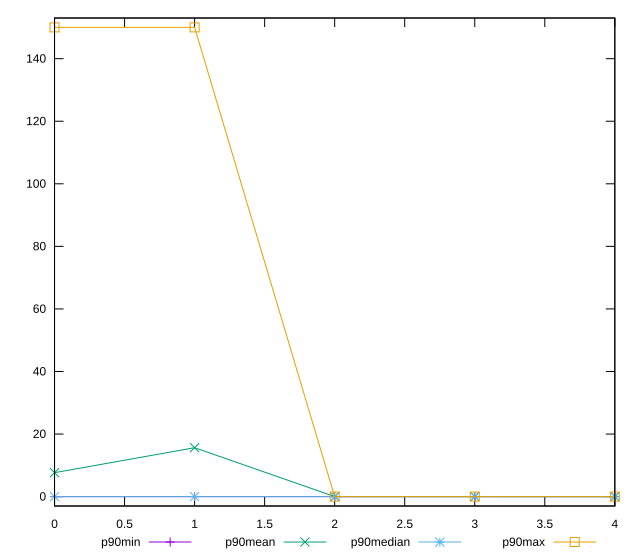

Here is the gnuplot script that generated this plot:
reset

$p90Min <<EOF
0 0
1 0
2 0
3 0
4 0
EOF

$p90Mean <<EOF
0 7.659574468085107
1 15.638297872340425
2 0
3 0
4 0
EOF

$p90Median <<EOF
0 0
1 0
2 0
3 0
4 0
EOF

$p90Max <<EOF
0 150
1 150
2 0
3 0
4 0
EOF

set key outside below
set xrange [0:4]
set yrange [-3:153]
set trange [-3:153]
set terminal svg size 640, 560 enhanced background rgb 'white'
set output "report_00019_2021-02-10T18-14-37.922Z//unminified-css/progression/value.svg"

plot $p90Min title "p90min" with linespoints, \
     $p90Mean title "p90mean" with linespoints, \
     $p90Median title "p90median" with linespoints, \
     $p90Max title "p90max" with linespoints

reset
